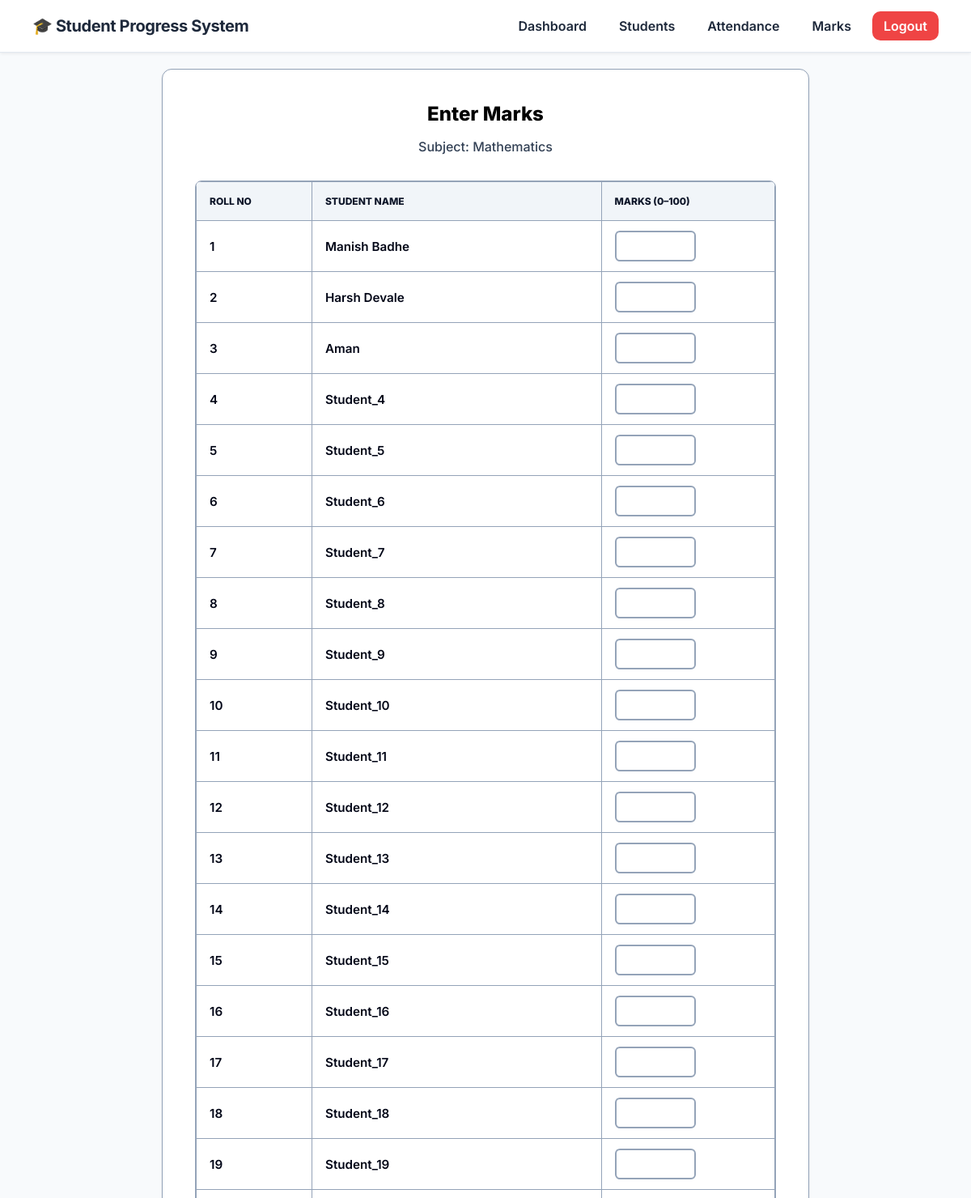
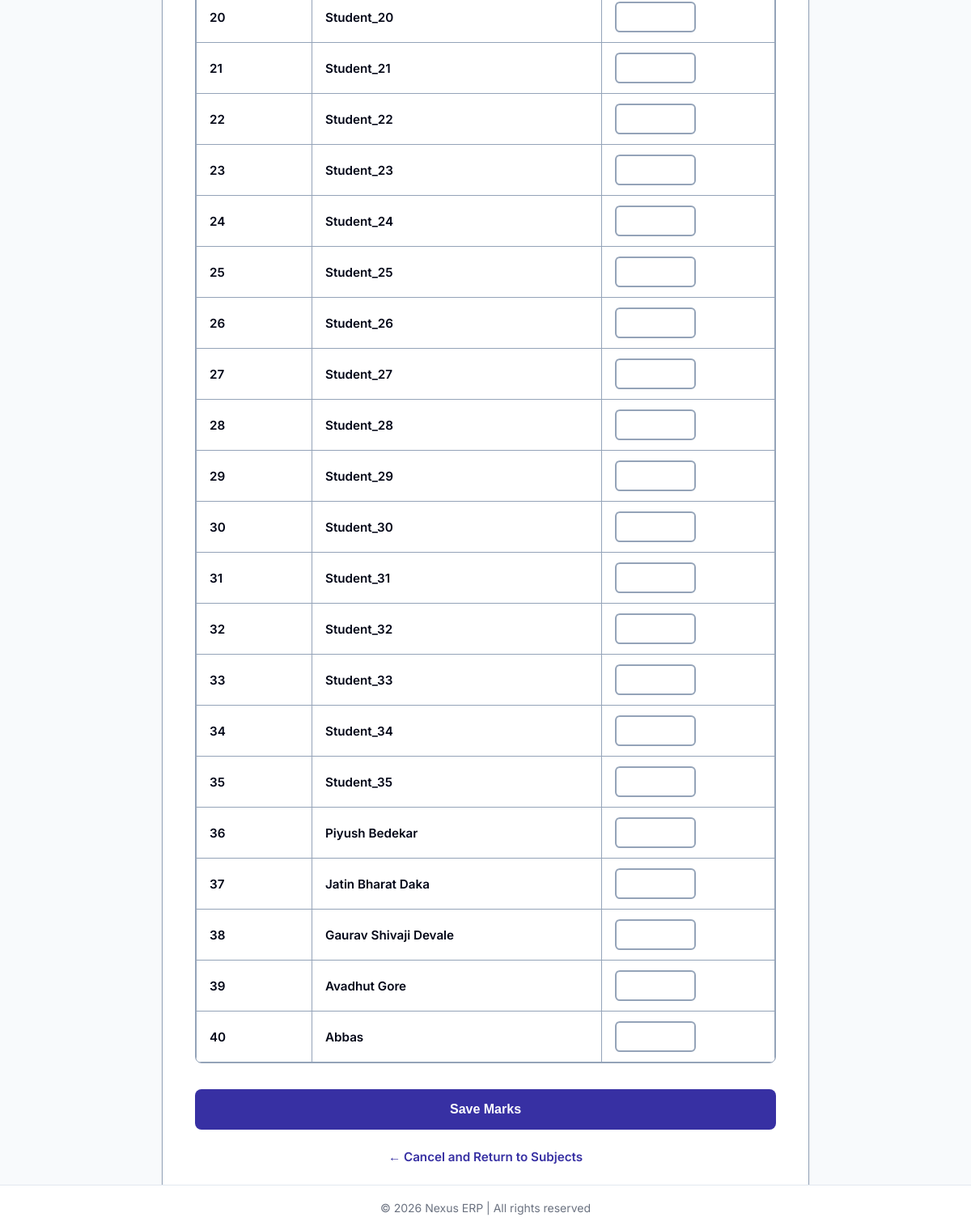
The page /enter-marks/3/ (signed in) on the database its author committed (2 pictures, top to bottom).
### spms_app/models.py (models this page shows, shortened)
class Subject(models.Model):
    teacher = models.ForeignKey(Teacher, on_delete=models.CASCADE)
    subject_name = models.CharField(max_length=100)

class Student(models.Model):
    teacher = models.ForeignKey(Teacher, on_delete=models.CASCADE)
    name = models.CharField(max_length=100)
    roll_no = models.CharField(max_length=10)
    password = models.CharField(max_length=100)
    class Meta:
        unique_together = ('teacher', 'roll_no')

### spms_app/views.py (the view, shortened to what this page needs)
# urls.py: path('enter-marks/<int:subject_id>/', views.enter_marks, name='enter_marks'),
def enter_marks(request, subject_id):
    teacher_id = request.session.get('teacher_id')
    if not teacher_id:
        return redirect('teacher_login')
    teacher = Teacher.objects.get(id=teacher_id)
    subject = get_object_or_404(Subject, id=subject_id)
    students = Student.objects.filter(teacher=teacher).annotate(
    roll_int=Cast('roll_no', IntegerField())
).order_by('roll_int')
    marks_dict = {}
    existing_marks = Marks.objects.filter(
        teacher=teacher,
        subject=subject.subject_name
    )
    for m in existing_marks:
        marks_dict[m.student_id] = m.marks
    return render(request, 'enter_marks.html', {
        'students': students,
        'subject': subject,
        'marks_dict': marks_dict
    })

### spms_app/templatetags/custom_tags.py (called while the page is built)
@register.filter
def get_item(dictionary, key):
    return dictionary.get(key, "")

### templates/enter_marks.html (shortened to what this page needs)
{% load custom_tags %}
<!DOCTYPE html>
<html lang="en">
<head>
</head>
<body>
{% include "navbar.html" %}
<div class="container">
    <div class="card">
        <h2>Enter Marks</h2>
        <p class="subtitle">Subject: {{ subject.subject_name }}</p>
        <form method="POST">
            <div class="table-container">
                <table>
                    <thead>
                        <tr>
                            <th style="width: 20%;">Roll No</th>
                            <th style="width: 50%;">Student Name</th>
                            <th style="width: 30%;">Marks (0–100)</th>
                        </tr>
                    </thead>
                    <tbody>
                        {% for s in students %}
                        <tr>
                            <td>{{ s.roll_no }}</td>
                            <td>{{ s.name }}</td>
                            <td>
                                <input type="number"
                                       name="marks_{{ s.id }}"
                                       min="0"
                                       max="100"
                                       value="{{ marks_dict|get_item:s.id }}">
                            </td>
                        </tr>
                        {% endfor %}
                    </tbody>
                </table>
            </div>
            <button type="submit">Save Marks</button>
        </form>
        <a href="/subjects/" class="back-link">
            ← Cancel and Return to Subjects
        </a>
    </div>
</div>
{% include "footer.html" %}
</body>
</html>

### templates/enter_marks.html (style rules this page uses)
:root { --primary: #3730a3; --primary-hover: #312e81; --bg-body: #F8FAFC; --bg-card: #FFFFFF; --text-main: #020617; --text-secondary: #334155; --border-color: #94a3b8; --radius: 12px; --shadow-sm: 0 1px 3px rgba(0,0,0,0.1); }
* { box-sizing: border-box; }
body { font-family: 'Inter', sans-serif; background-color: var(--bg-body); color: var(--text-main); margin: 0; padding-top: 90px; padding-bottom: 40px; min-height: 100vh; display: flex; flex-direction: column; }
.container { width: 90%; max-width: 800px; margin: 0 auto; flex: 1; }
.card { background: var(--bg-card); padding: 2.5rem; border-radius: var(--radius); box-shadow: var(--shadow-sm); border: 1px solid var(--border-color); }
h2 { margin-top: 0; margin-bottom: 0.5rem; font-size: 1.5rem; font-weight: 800; color: #000000; text-align: center; }
.subtitle { text-align: center; color: var(--text-secondary); margin-bottom: 2rem; font-size: 1rem; font-weight: 500; }
.table-container { overflow-x: auto; border: 1px solid var(--border-color); border-radius: 8px; margin-bottom: 2rem; }
table { width: 100%; border-collapse: collapse; font-size: 0.95rem; }
th { background-color: #f1f5f9; color: #0f172a; font-weight: 800; text-transform: uppercase; font-size: 0.75rem; padding: 1rem; text-align: left; border: 1px solid var(--border-color); }
td { padding: 0.75rem 1rem; border: 1px solid var(--border-color); color: var(--text-main); vertical-align: middle; font-weight: 600; }
td input[type="number"] { width: 100px; padding: 0.5rem; border: 2px solid var(--border-color); border-radius: 6px; font-size: 1rem; font-weight: 700; text-align: center; transition: all 0.2s; }
button[type="submit"] { display: block; width: 100%; background-color: var(--primary); color: white; padding: 1rem; border: none; border-radius: 8px; font-weight: 700; font-size: 1rem; cursor: pointer; transition: background-color 0.2s; }
.back-link { display: flex; align-items: center; justify-content: center; margin-top: 1.5rem; text-decoration: none; color: var(--primary); font-weight: 600; font-size: 0.95rem; transition: all 0.2s; }

### templates/navbar.html (style rules this page uses)
body { margin: 0; padding-top: 85px; font-family: 'Inter', 'Segoe UI', Arial, sans-serif; }

### rows shown on the page
Subject: subject_name "Mathematics"
Student: roll_no "1", name "Manish Badhe"
Student: roll_no "2", name "Harsh Devale"
Student: roll_no "3", name "Aman"
Student: roll_no "4", name "Student_4"
Student: roll_no "5", name "Student_5"
Student: roll_no "6", name "Student_6"
Student: roll_no "7", name "Student_7"
Student: roll_no "8", name "Student_8"
Student: roll_no "9", name "Student_9"
Student: roll_no "10", name "Student_10"
Student: roll_no "11", name "Student_11"
Student: roll_no "12", name "Student_12"
Student: roll_no "13", name "Student_13"
Student: roll_no "14", name "Student_14"
Student: roll_no "15", name "Student_15"
Student: roll_no "16", name "Student_16"
Student: roll_no "17", name "Student_17"
Student: roll_no "18", name "Student_18"
Student: roll_no "19", name "Student_19"
Student: roll_no "20", name "Student_20"
Student: roll_no "21", name "Student_21"
Student: roll_no "22", name "Student_22"
Student: roll_no "23", name "Student_23"
Student: roll_no "24", name "Student_24"
Student: roll_no "25", name "Student_25"
Student: roll_no "26", name "Student_26"
Student: roll_no "27", name "Student_27"
Student: roll_no "28", name "Student_28"
Student: roll_no "29", name "Student_29"
Student: roll_no "30", name "Student_30"
Student: roll_no "31", name "Student_31"
Student: roll_no "32", name "Student_32"
Student: roll_no "33", name "Student_33"
Student: roll_no "34", name "Student_34"
Student: roll_no "35", name "Student_35"
Student: roll_no "36", name "Piyush Bedekar"
Student: roll_no "37", name "Jatin Bharat Daka"
Student: roll_no "38", name "Gaurav Shivaji Devale"
Student: roll_no "39", name "Avadhut Gore"
Student: roll_no "40", name "Abbas"
